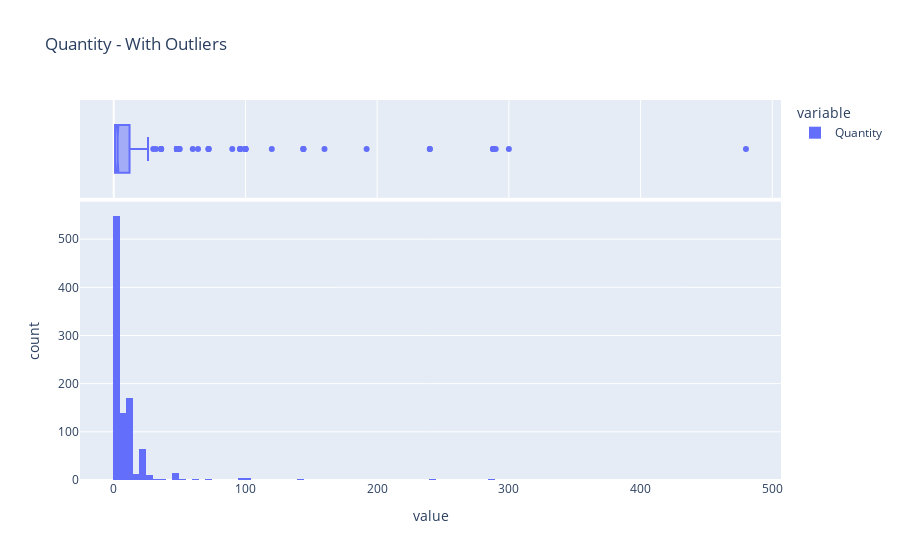
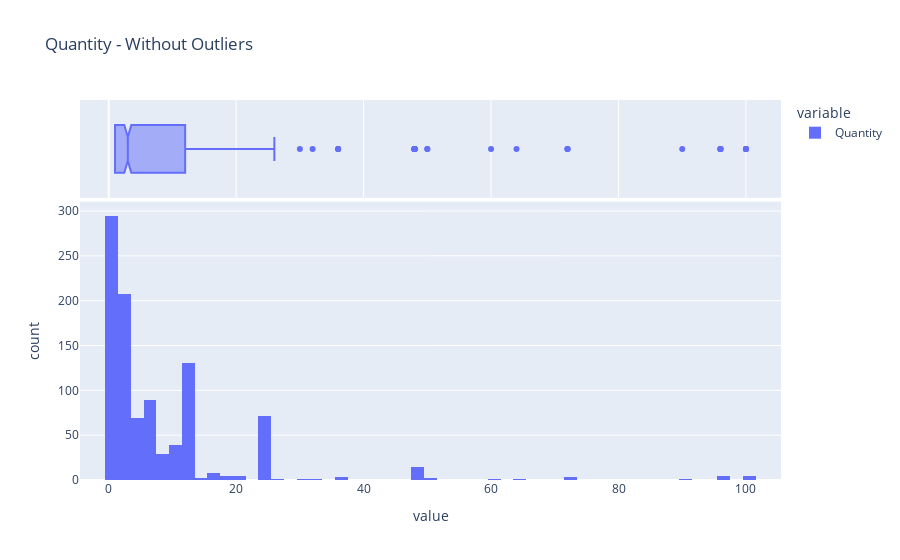

The notebook cell saved with these charts, in order:
### Code cell
profile_serie(df_retail2['Quantity'])

### Figure 1 — Plotly figure (JSON) as saved in the notebook; plotly's stock layout.template omitted (floating-point values rounded to 4 significant figures; data arrays with more than 128 entries replaced by an {"elided": "..."} marker saying what was removed)
{"data": [{"alignmentgroup": "True", "bingroup": "x", "hovertemplate": "variable=Quantity<br>value=%{x}<br>count=%{y}<extra></extra>", "legendgroup": "Quantity", "marker": {"color": "#636efa", "pattern": {"shape": ""}}, "name": "Quantity", "offsetgroup": "Quantity", "orientation": "v", "showlegend": true, "type": "histogram", "x": {"elided": "1000 int values"}, "xaxis": "x", "yaxis": "y"}, {"alignmentgroup": "True", "hovertemplate": "variable=Quantity<br>value=%{x}<extra></extra>", "legendgroup": "Quantity", "marker": {"color": "#636efa"}, "name": "Quantity", "notched": true, "offsetgroup": "Quantity", "showlegend": false, "type": "box", "x": {"elided": "1000 int values"}, "xaxis": "x2", "yaxis": "y2"}], "layout": {"barmode": "relative", "legend": {"title": {"text": "variable"}, "tracegroupgap": 0}, "title": {"text": "Quantity - With Outliers"}, "xaxis": {"anchor": "y", "domain": [0, 1], "title": {"text": "value"}}, "xaxis2": {"anchor": "y2", "domain": [0, 1], "matches": "x", "showgrid": true, "showticklabels": false}, "yaxis": {"anchor": "x", "domain": [0, 0.7326], "title": {"text": "count"}}, "yaxis2": {"anchor": "x2", "domain": [0.7426, 1], "matches": "y2", "showgrid": false, "showline": false, "showticklabels": false, "ticks": ""}}}

### Figure 2 — Plotly figure (JSON) as saved in the notebook; plotly's stock layout.template omitted (floating-point values rounded to 4 significant figures; data arrays with more than 128 entries replaced by an {"elided": "..."} marker saying what was removed)
{"data": [{"alignmentgroup": "True", "bingroup": "x", "hovertemplate": "variable=Quantity<br>value=%{x}<br>count=%{y}<extra></extra>", "legendgroup": "Quantity", "marker": {"color": "#636efa", "pattern": {"shape": ""}}, "name": "Quantity", "offsetgroup": "Quantity", "orientation": "v", "showlegend": true, "type": "histogram", "x": {"elided": "986 int values"}, "xaxis": "x", "yaxis": "y"}, {"alignmentgroup": "True", "hovertemplate": "variable=Quantity<br>value=%{x}<extra></extra>", "legendgroup": "Quantity", "marker": {"color": "#636efa"}, "name": "Quantity", "notched": true, "offsetgroup": "Quantity", "showlegend": false, "type": "box", "x": {"elided": "986 int values"}, "xaxis": "x2", "yaxis": "y2"}], "layout": {"barmode": "relative", "legend": {"title": {"text": "variable"}, "tracegroupgap": 0}, "title": {"text": "Quantity - Without Outliers"}, "xaxis": {"anchor": "y", "domain": [0, 1], "title": {"text": "value"}}, "xaxis2": {"anchor": "y2", "domain": [0, 1], "matches": "x", "showgrid": true, "showticklabels": false}, "yaxis": {"anchor": "x", "domain": [0, 0.7326], "title": {"text": "count"}}, "yaxis2": {"anchor": "x2", "domain": [0.7426, 1], "matches": "y2", "showgrid": false, "showline": false, "showticklabels": false, "ticks": ""}}}
